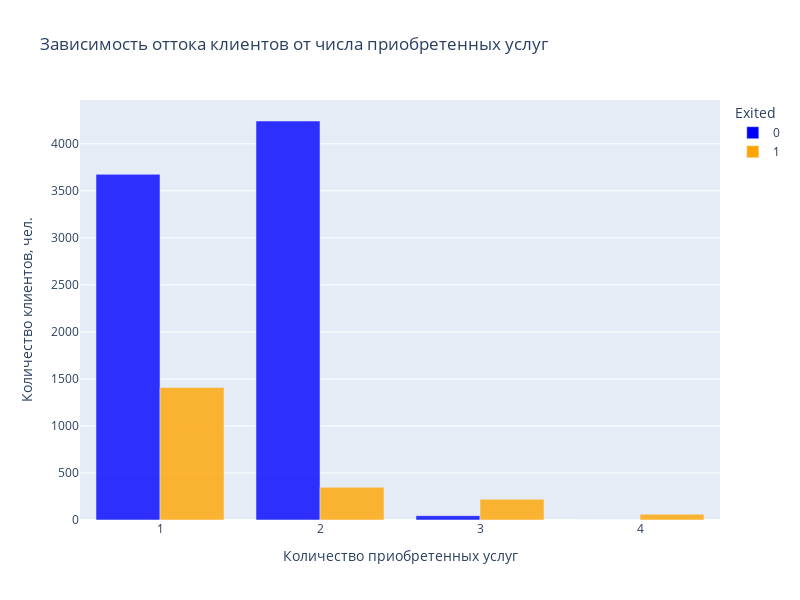

Notebook source saved alongside this figure:
### Markdown cell above
*Вывод:\
среди ушедших клиентов налицо явное преобладание женщин.*

### Code cell
#9.7. Как отток клиентов зависит от числа приобретённых у банка услуг? 
# Для ответа на этот вопрос постройте многоуровневую столбчатую диаграмму.

#Создание сводной таблицы
grouped = bank_df.pivot_table(index='NumOfProducts',
                                     columns='Exited',
                                     values='CustomerId',
                                     aggfunc='count',
                                     fill_value = 0
                                     )

#Построение столбчатой диаграммы
fig = px.bar(grouped,
             barmode='group', #расположение значение рядом друг с другом
             title='Зависимость оттока клиентов от числа приобретенных услуг',
             color_discrete_sequence=['blue', 'orange'],
             opacity = 0.8,
             height=600,
             width=800
            )

#Настройка осей
fig.update_layout(xaxis_title='Количество приобретенных услуг', yaxis_title='Количество клиентов, чел.')
fig.show()

### Figure 1 — Plotly figure (JSON) as saved in the notebook; plotly's stock layout.template omitted (floating-point values rounded to 4 significant figures)
{"data": [{"alignmentgroup": "True", "hovertemplate": "Exited=0<br>NumOfProducts=%{x}<br>value=%{y}<extra></extra>", "legendgroup": "0", "marker": {"color": "blue", "opacity": 0.8, "pattern": {"shape": ""}}, "name": "0", "offsetgroup": "0", "orientation": "v", "showlegend": true, "textposition": "auto", "type": "bar", "x": [1, 2, 3, 4], "xaxis": "x", "y": [3675, 4242, 46, 0], "yaxis": "y"}, {"alignmentgroup": "True", "hovertemplate": "Exited=1<br>NumOfProducts=%{x}<br>value=%{y}<extra></extra>", "legendgroup": "1", "marker": {"color": "orange", "opacity": 0.8, "pattern": {"shape": ""}}, "name": "1", "offsetgroup": "1", "orientation": "v", "showlegend": true, "textposition": "auto", "type": "bar", "x": [1, 2, 3, 4], "xaxis": "x", "y": [1409, 348, 220, 60], "yaxis": "y"}], "layout": {"barmode": "group", "height": 600, "legend": {"title": {"text": "Exited"}, "tracegroupgap": 0}, "title": {"text": "Зависимость оттока клиентов от числа приобретенных услуг"}, "width": 800, "xaxis": {"anchor": "y", "domain": [0, 1], "title": {"text": "Количество приобретенных услуг"}}, "yaxis": {"anchor": "x", "domain": [0, 1], "title": {"text": "Количество клиентов, чел."}}}}
